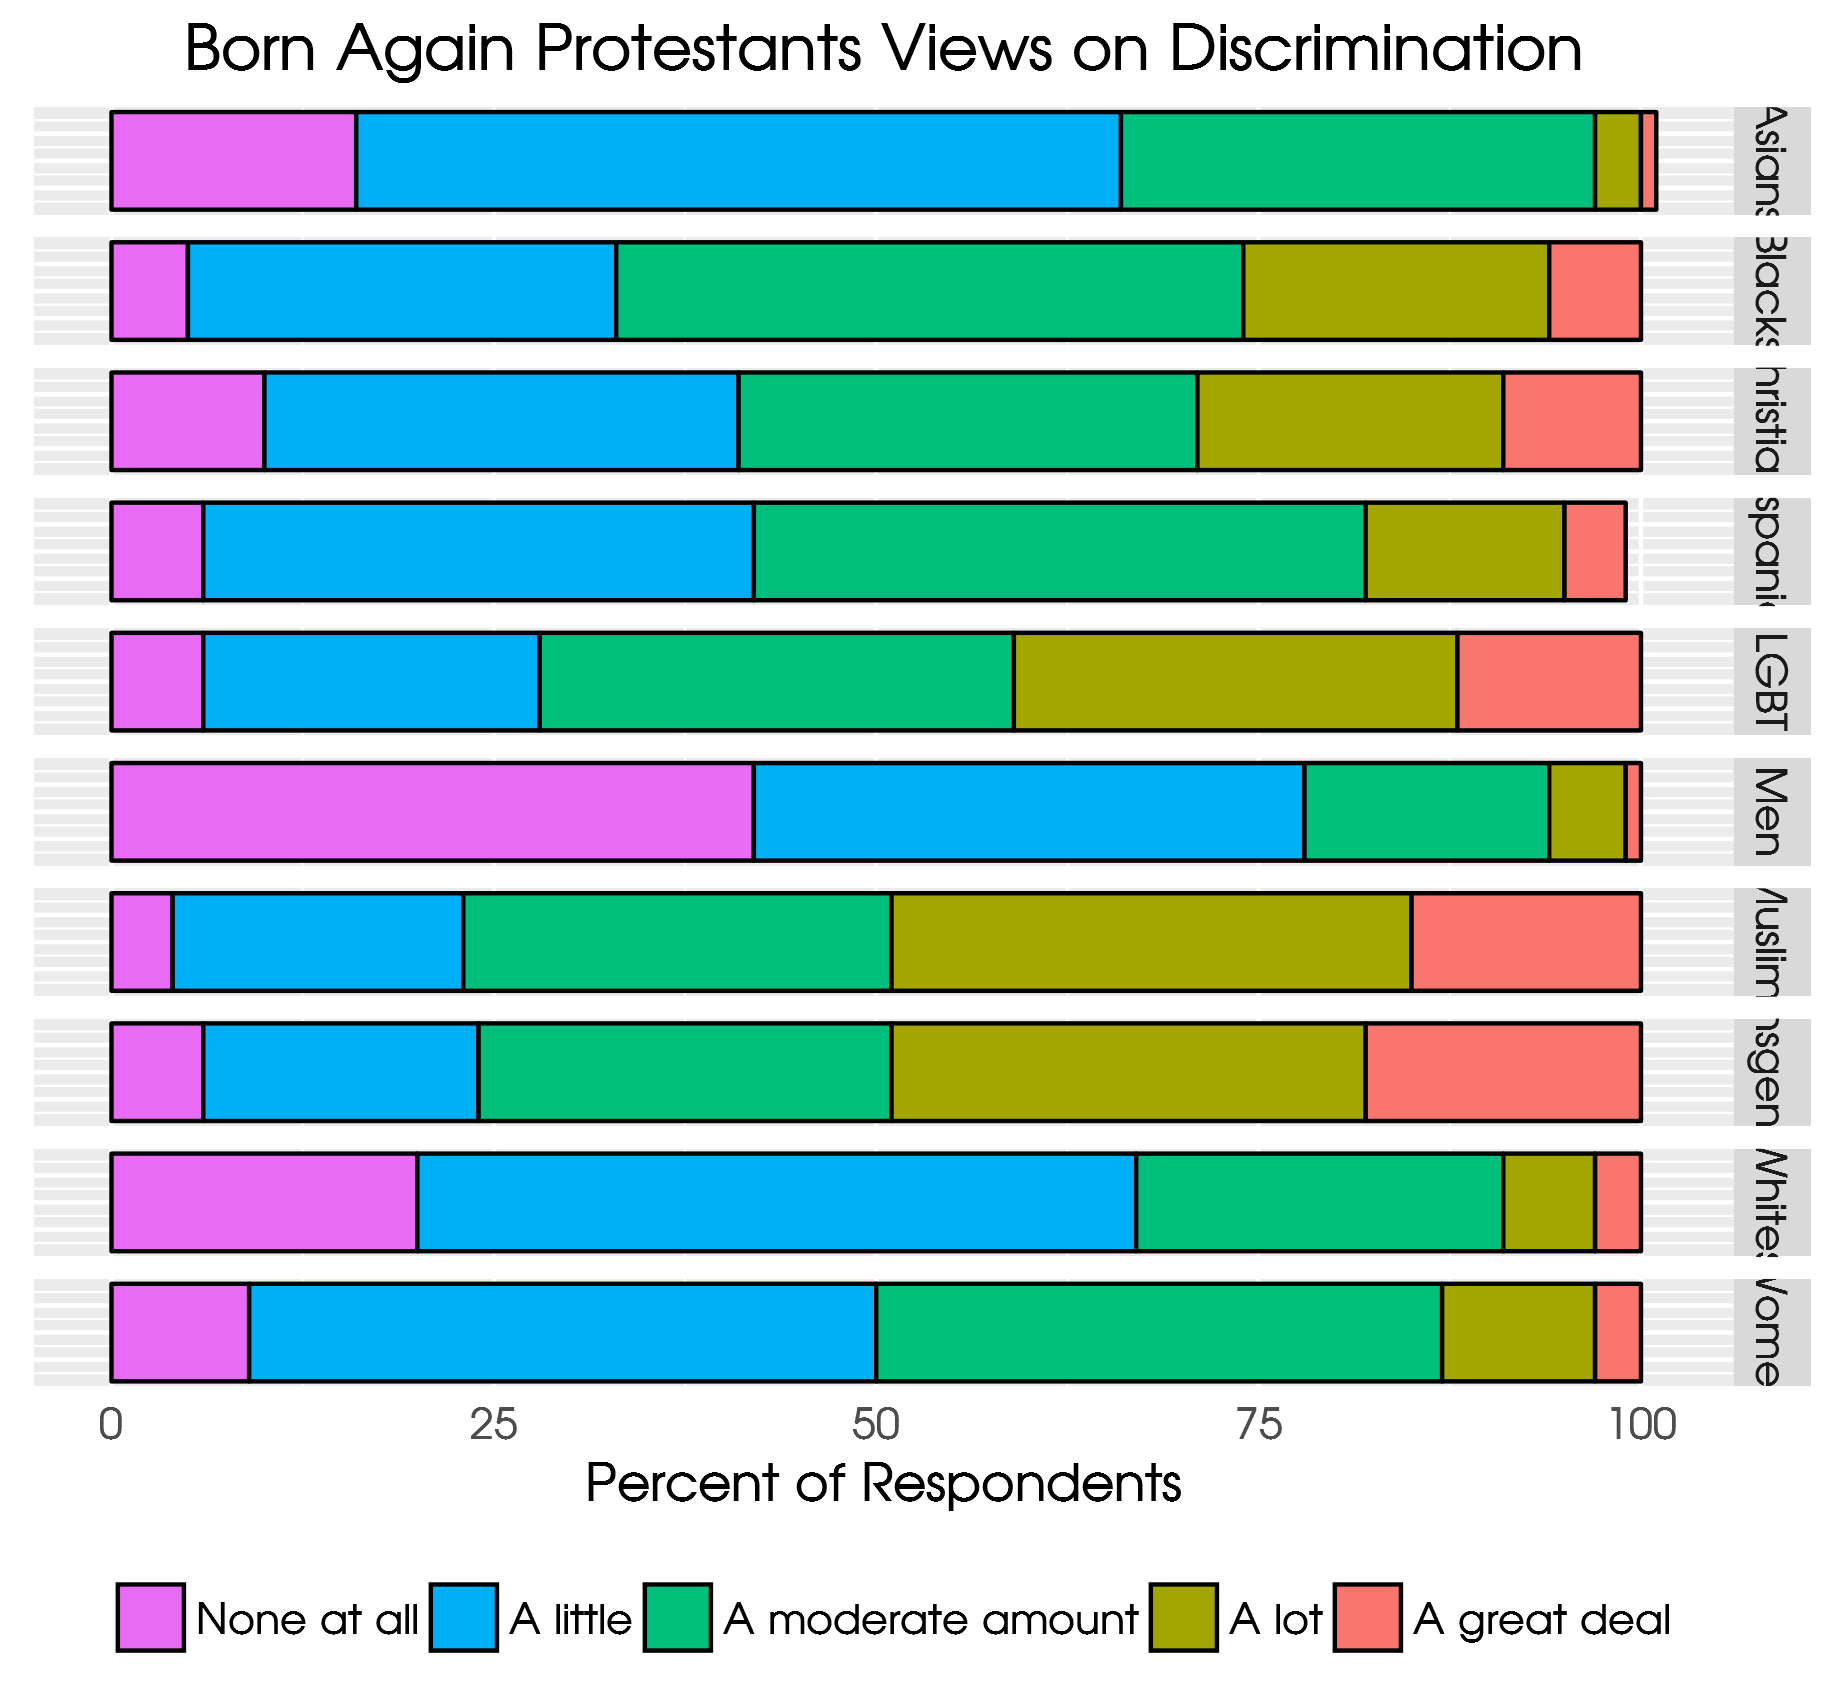

The R source for this figure:
library(readr)
library(broom)
library(Hmisc)
library(haven)
library(dplyr)
library(ggplot2)
library(car)

anes <- read_dta("D:/anes_2016/anes_timeseries_2016.dta")


anes$bagain <- Recode(anes$V161263, "1=1; else=0")

anes$prot <- Recode(anes$V161247a, "1=1; else=0")

anes$white <- Recode(anes$V161310a, "1=1; else =0")
anes$black <- Recode(anes$V161310b, "1=1; else =0")
anes$asian <- Recode(anes$V161310d, "1=1; else =0")

anes$whtbaprot <- anes$white + anes$bagain + anes$prot
anes$whtbaprot <- Recode(anes$whtbaprot, "3=1; else=0")

anes$attend <-  anes$V161245
anes$attend <- Recode(anes$attend, "-9=0; -1=0; 1=6; 2=4; 3=3; 4=2; 5=1")

anes$hiattend <- Recode(anes$V161245a, "1=-1; else=0")
anes$attend <- anes$hiattend + anes$attend


anes$blackdis <- anes$V162357

anes$blackdis[anes$blackdis == -9] <- NA
anes$blackdis[anes$blackdis == -7] <- NA
anes$blackdis[anes$blackdis == -6] <- NA
anes$blackdis[anes$blackdis == -5] <- NA

anes$blackdis <- 6- anes$blackdis

anes$hispdis <- anes$V162358

anes$hispdis[anes$hispdis == -9] <- NA
anes$hispdis[anes$hispdis == -7] <- NA
anes$hispdis[anes$hispdis == -6] <- NA
anes$hispdis[anes$hispdis == -5] <- NA

anes$hispdis <- 6- anes$hispdis


anes$asiandis <- anes$V162359

anes$asiandis[anes$asiandis == -9] <- NA
anes$asiandis[anes$asiandis == -7] <- NA
anes$asiandis[anes$asiandis == -6] <- NA
anes$asiandis[anes$asiandis == -5] <- NA

anes$asiandis <- 6- anes$asiandis


anes$whitedis <- anes$V162360

anes$whitedis[anes$whitedis == -9] <- NA
anes$whitedis[anes$whitedis == -7] <- NA
anes$whitedis[anes$whitedis == -6] <- NA
anes$whitedis[anes$whitedis == -5] <- NA

anes$whitedis <- 6- anes$whitedis


anes$lgbtdis <- anes$V162361

anes$lgbtdis[anes$lgbtdis == -9] <- NA
anes$lgbtdis[anes$lgbtdis == -7] <- NA
anes$lgbtdis[anes$lgbtdis == -6] <- NA
anes$lgbtdis[anes$lgbtdis == -5] <- NA

anes$lgbtdis <- 6- anes$lgbtdis


anes$womendis <- anes$V162362

anes$womendis[anes$womendis == -9] <- NA
anes$womendis[anes$womendis == -7] <- NA
anes$womendis[anes$womendis == -6] <- NA
anes$womendis[anes$womendis == -5] <- NA

anes$womendis <- 6- anes$womendis


anes$mendis <- anes$V162363

anes$mendis[anes$mendis == -9] <- NA
anes$mendis[anes$mendis == -7] <- NA
anes$mendis[anes$mendis == -6] <- NA
anes$mendis[anes$mendis == -5] <- NA

anes$mendis <- 6- anes$mendis


anes$muslimdis <- anes$V162364

anes$muslimdis[anes$muslimdis == -9] <- NA
anes$muslimdis[anes$muslimdis == -7] <- NA
anes$muslimdis[anes$muslimdis == -6] <- NA
anes$muslimdis[anes$muslimdis == -5] <- NA

anes$muslimdis <- 6- anes$muslimdis


anes$xtndis <- anes$V162365

anes$xtndis[anes$xtndis == -9] <- NA
anes$xtndis[anes$xtndis == -7] <- NA
anes$xtndis[anes$xtndis == -6] <- NA
anes$xtndis[anes$xtndis == -5] <- NA

anes$xtndis <- 6- anes$xtndis


anes$transdis <- anes$V162366

anes$transdis[anes$transdis == -9] <- NA
anes$transdis[anes$transdis == -7] <- NA
anes$transdis[anes$transdis == -6] <- NA
anes$transdis[anes$transdis == -5] <- NA

anes$transdis <- 6- anes$transdis


whtbaprot <- filter(anes, whtbaprot ==1)

t1 <- table(whtbaprot$blackdis)
t1 <- tidy(t1)
t1$group <- c("Blacks")
t1 <- t1 %>% mutate(pct = round(Freq/sum(Freq),2))


t2 <- table(whtbaprot$hispdis)
t2 <- tidy(t2)
t2$group <- c("Hispanics")
t2 <- t2 %>% mutate(pct = round(Freq/sum(Freq),2))

t3 <- table(whtbaprot$asiandis)
t3 <- tidy(t3)
t3$group <- c("Asians")
t3 <- t3 %>% mutate(pct = round(Freq/sum(Freq),2))

t4 <- table(whtbaprot$whitedis)
t4 <- tidy(t4)
t4$group <- c("Whites")
t4 <- t4 %>% mutate(pct = round(Freq/sum(Freq),2))

t5 <- table(whtbaprot$lgbtdis)
t5 <- tidy(t5)
t5$group <- c("LGBT")
t5 <- t5 %>% mutate(pct = round(Freq/sum(Freq),2))

t6 <- table(whtbaprot$womendis)
t6 <- tidy(t6)
t6$group <- c("Women")
t6 <- t6 %>% mutate(pct = round(Freq/sum(Freq),2))


t7 <- table(whtbaprot$mendis)
t7 <- tidy(t7)
t7$group <- c("Men")
t7 <- t7 %>% mutate(pct = round(Freq/sum(Freq),2))

t8 <- table(whtbaprot$muslimdis)
t8 <- tidy(t8)
t8$group <- c("Muslims")
t8 <- t8 %>% mutate(pct = round(Freq/sum(Freq),2))

t9 <- table(whtbaprot$xtndis)
t9 <- tidy(t9)
t9$group <- c("Christians")
t9 <- t9 %>% mutate(pct = round(Freq/sum(Freq),2))

t10 <- table(whtbaprot$transdis)
t10 <- tidy(t10)
t10$group <- c("Transgender")
t10 <- t10 %>% mutate(pct = round(Freq/sum(Freq),2))

dis <- rbind(t1, t2, t3, t4, t5, t6, t7, t8, t9, t10)

dis$Var1 <- Recode(dis$Var1, "1='None at all';
                  2='A little';
                  3='A moderate amount';
                  4='A lot';
                  5='A great deal'")

dis$Var1 <- factor(dis$Var1, levels=unique(dis$Var1))


ggplot(dis, aes(1, pct*100)) + geom_col(aes(fill= fct_rev(Var1)), colour = "black") +
  xlab("Abortion Scenarios") + ylab("Percent of Respondents") + ggtitle("Born Again Protestants Views on Discrimination") +
  theme(plot.title = element_text(hjust = 0.5)) +
  theme(text=element_text(size=18, family="KerkisSans")) + coord_flip() + theme(axis.title.y = element_blank()) + 
  theme(axis.ticks = element_blank(), axis.text.y = element_blank()) + theme(legend.position="bottom") +  
  guides(fill = guide_legend(reverse = TRUE)) + labs(fill="")+ facet_grid(group ~ .)  
